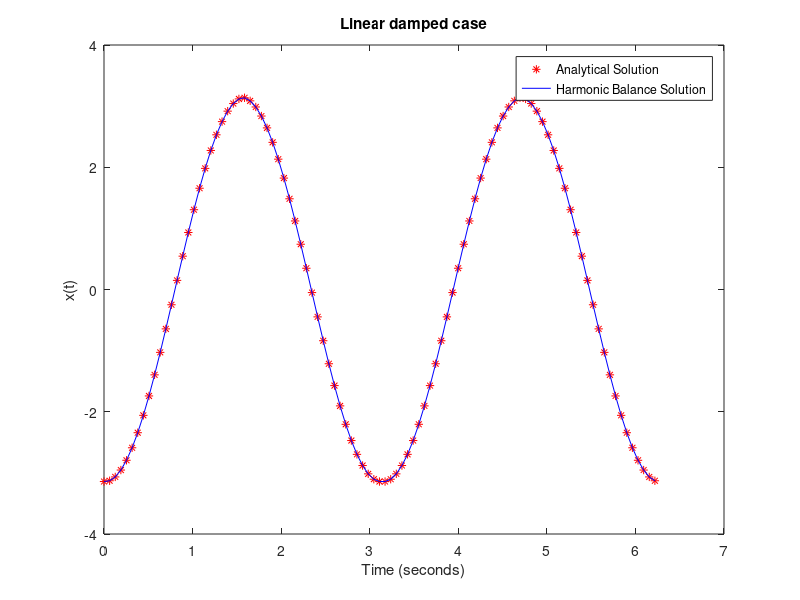

MATLAB code to generate this figure:
function utsav()
% Utsav Parmar 
% U00768046
clear all
clc
close all

%ddx + dx + x = cos(w*t)

N=99;
t=linspace(0,2*1*pi, N+1);
t = t(1:end-1)';
T=2;
w=2*pi/T;
omega =[0,-1:-1:floor(-N/2),floor(N/2-1):-1:1]'+0.0000001;
Omega=w*omega;
f=cos(2.*t);
F=fft(f);
t_eval = linspace(0,2*pi,100);
X_analytical = (-w*F-sqrt(1-F.^2).*(1-w^2))/(w^2-w^4-1);
x0 = 0*ones(N,1);
X1 = fminsearch(uvfun(),F);
function RES = uvfun(x0)
 dX=Omega.*F;
 dx=ifft(dX);
 dotx=ifft(Omega.*F);
 ddx = ifft(-Omega.^2.*F);
 x0=ddx./Omega.^2;
 error = (ddx + dotx + x0 - f);
 RES = @(F) sum((error).^2);
end
 plot(t,-w*f-sqrt(1-f.^2).*(1-w^2)/(w^2-w^4-1),'r*',t,-w*ifft(F)-sqrt(1-ifft(F).^2).*(1-w^2)/(w^2-w^4-1), 'b-');
 xlabel('Time (seconds)');
 ylabel('x(t)');
 title('Linear damped case')
 legend('Analytical Solution','Harmonic Balance Solution')
end
